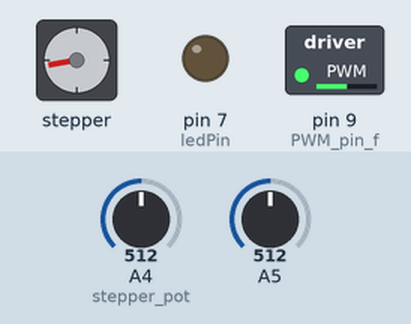
This sketch was run on a simulated Arduino Uno, built with avr-gcc and run on an emulated ATmega328P. Parts: stepper motor, switched loads named in the sketch (green lamp = pin HIGH), output pins drawn as LEDs (lit = HIGH). Inputs (shaded band) come from the test bench; at power-on: A4 (stepper_pot) = 512, A5 = 512. Stepper angles assume 200 steps per turn.

Above: at 1.2 s.
1.3 s: A4 (stepper_pot) set to 716
4.3 s: A5 set to 716
At 4.72 s:
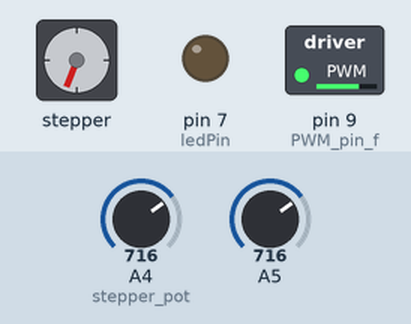
7.3 s: A4 (stepper_pot) set to 900
10.3 s: A5 set to 900
At 10.52 s:
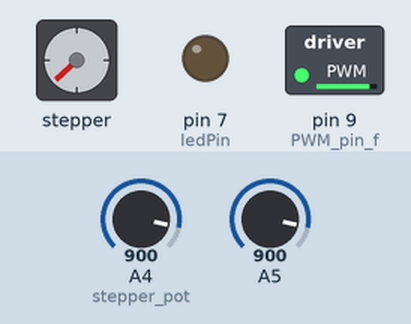
13.3 s: A5 set to 511
At 13.58 s:
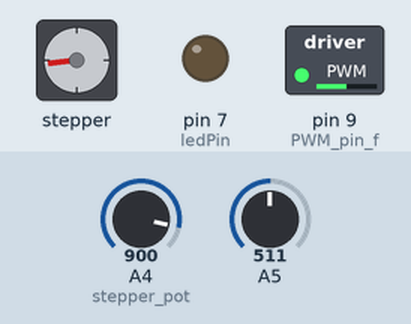
16.3 s: A5 set to 122
At 16.64 s:
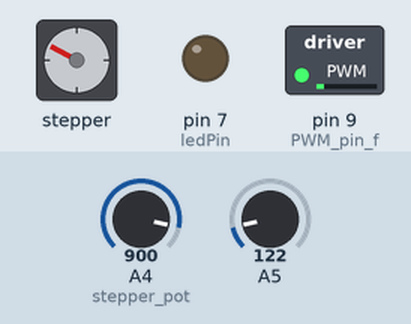
Timing chart, 0 to 22.2 s (numbered marks = the images above; inputs shaded):
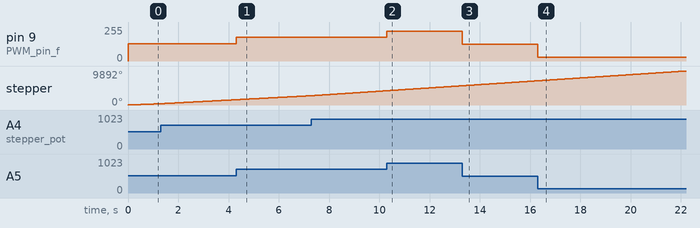

Measured:
- after the input at 4.3 s, pin 9 (PWM_pin_f): 128/255 → 179/255 at once
- after the input at 10.3 s, pin 9 (PWM_pin_f): 179/255 → 225/255 at once
- after the input at 13.3 s, pin 9 (PWM_pin_f): 225/255 → 127/255 at once
- after the input at 16.3 s, pin 9 (PWM_pin_f): 127/255 → 30/255 at once

The sketch:

Squarewave_generator.ino
```cpp
/*
Square Wave Generator
*/

/*
Copyright (c) 2013 Hemal M. Chevli

Permission is hereby granted, free of charge, to any person obtaining a copy
of this software and associated documentation files (the "Software"), to deal
in the Software without restriction, including without limitation the rights
to use, copy, modify, merge, publish, distribute, sublicense, and/or sell
copies of the Software, and to permit persons to whom the Software is
furnished to do so, subject to the following conditions:

The above copyright notice and this permission notice shall be included in
all copies or substantial portions of the Software.

THE SOFTWARE IS PROVIDED "AS IS", WITHOUT WARRANTY OF ANY KIND, EXPRESS OR
IMPLIED, INCLUDING BUT NOT LIMITED TO THE WARRANTIES OF MERCHANTABILITY,
FITNESS FOR A PARTICULAR PURPOSE AND NONINFRINGEMENT. IN NO EVENT SHALL THE
AUTHORS OR COPYRIGHT HOLDERS BE LIABLE FOR ANY CLAIM, DAMAGES OR OTHER
LIABILITY, WHETHER IN AN ACTION OF CONTRACT, TORT OR OTHERWISE, ARISING FROM,
OUT OF OR IN CONNECTION WITH THE SOFTWARE OR THE USE OR OTHER DEALINGS IN
THE SOFTWARE.
*/
/*
Potentiometer 1 connected to A4 for varying frequency at pin D8
Potentiometer 2 connected to A5 for varying duty cycle of PWM wave generated on pin D9
*/
#include <Stepper.h>

const int stepsPerRevolution = 200;  // change this to fit the number of steps per revolution
                                     // for your motor
Stepper DriveStepper(stepsPerRevolution, 13,8);
const int stepper_pot = A4;
int drive_speed; //speed of stepper in rpm

int i=1;
int ledPin = 7;      // LED connected to digital pin 7 to indicate program has entered the loop

void setup() {
  pinMode(stepper_pot,INPUT);
  pinMode(9,OUTPUT); //PWM pin f=500Hz
  pinMode(ledPin,OUTPUT); //LED for ON indication
  digitalWrite(ledPin,LOW); //Current is sinked from LED

}

void loop() {
 analogWrite(9, (analogRead(A5))/4);  // analogRead values go from 0 to 1023, analogWrite values from 0 to 255
// tone(8,map(analogRead(A4), 0, 1023, 5000, 100)); //Generate frequency

drive_speed = analogRead(stepper_pot);
// map it to a range from 0 to 100:
drive_speed = map(drive_speed, 0, 1023, 0, 100);
DriveStepper.setSpeed(drive_speed);
DriveStepper.step(stepsPerRevolution/100);
}
```
